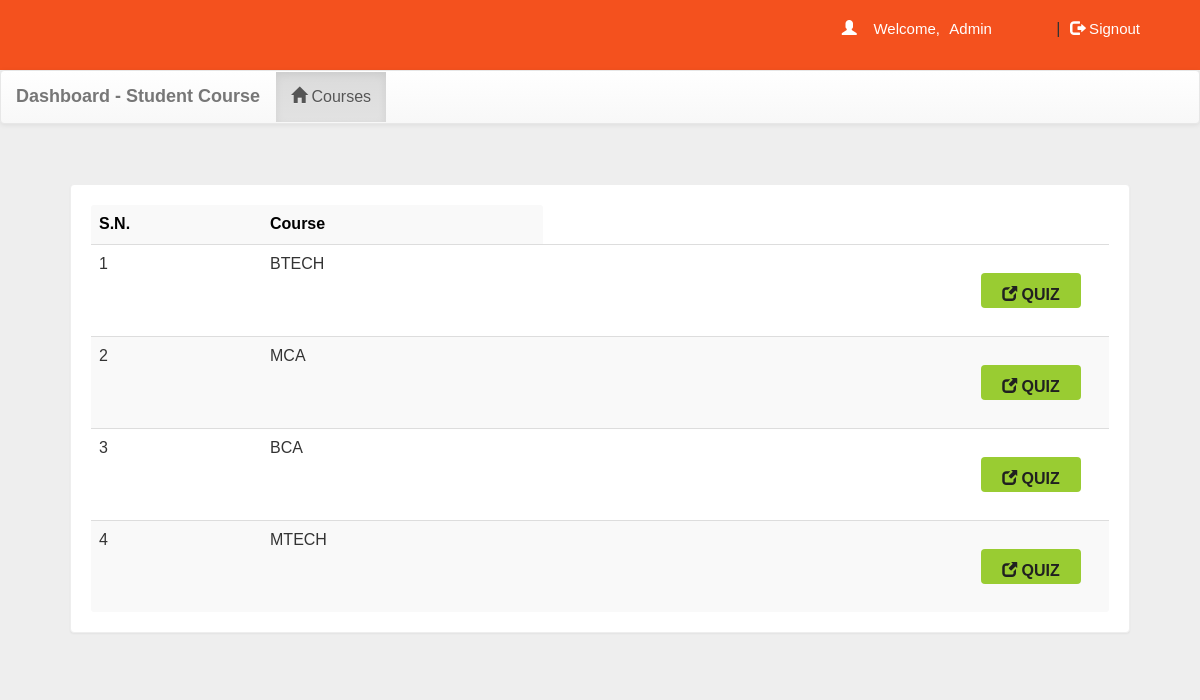
/course.php?q=1 (signed in), run on the app's committed database.
### tables this page shows
CREATE TABLE `courses` (
    `id` text NOT NULL,
    `course` varchar(50) NOT NULL
  );

### course.php (the view, shortened to what this page needs)
<!DOCTYPE html PUBLIC "-//W3C//DTD XHTML 1.0 Transitional//EN" "http://www.w3.org/TR/xhtml1/DTD/xhtml1-transitional.dtd">
<html xmlns="http://www.w3.org/1999/xhtml">
<head>
<link  rel="stylesheet" href="css/bootstrap.min.css"/>
 <link  rel="stylesheet" href="css/bootstrap-theme.min.css"/>
 <link rel="stylesheet" href="css/main.css">
 <link  rel="stylesheet" href="css/font.css">
</head>
<body>
<div class="header">
<div class="row" style="background-color:#f4511e;">
<div class="col-md-4 col-md-offset-2">
 <?php
 include_once 'dbConnection.php';
  if(!(isset($_SESSION['email']))){
header("location:index.php");
}
else
{
$name = $_SESSION['name'];
echo '<span class="pull-right top title1" ><span class="log1"><span class="glyphicon glyphicon-user" aria-hidden="true"></span>&nbsp;&nbsp;&nbsp;&nbsp;Welcome,</span> <a href="account.php?q=1" class="log log1">'.$name.'</a>&nbsp;|&nbsp;<a href="logout.php?q=account.php" class="log"><span class="glyphicon glyphicon-log-out" aria-hidden="true"></span>&nbsp;Signout</button></a></span>';
}?>
</div>
</div></div>
<div class="bg">
<nav class="navbar navbar-default title1">
  <div class="container-fluid">
    <div class="navbar-header">
      <a class="navbar-brand" href="course.php?q=1"><b>Dashboard - Student Course</b></a>
    </div>
    <div class="collapse navbar-collapse" id="bs-example-navbar-collapse-1">
      <ul class="nav navbar-nav navbar left">
        <li <?php if(@$_GET['q']==1) echo'class="active"'; ?> ><a href="course.php?q=1"><span class="glyphicon glyphicon-home"></span>&nbsp;Courses<span class="sr-only">(current)</span></a></li>
  </ul>
      </div>
  </div>
</nav>
<div class="container">
<div class="row">
<div class="col-md-12">
<?php if(@$_GET['q']==1) {
$result = mysqli_query($con,"SELECT * FROM courses") or die('Error');
echo  '<div class="panel"><table class="table table-striped title1">
<tr style="color:black"><td><b>S.N.</b></td><td><b>Course</b></td></tr>';
$c=1;
while($row = mysqli_fetch_array($result)) {
  $course = $row['course'];
echo '<tr><td>'.$c++.'</td><td>'.$course.'&nbsp;</td>
<td><b><a href="account.php?q=1&course='.$course.'" class="pull-right btn sub1" style="background:#99cc32"><span class="glyphicon glyphicon-new-window" aria-hidden="true"></span>&nbsp;<span class="title1"><b>QUIZ</b></span></a></b></td>
  </tr>';
}
echo '</table></div>';
}?>
</div></div></div></div>
</body>
</html>

### css/main.css (style rules this page uses)
body { overflow-x:hidden; width:100%; font-size: 12px !important; font-family: Montserrat, sans-serif; background:#eee; min-height:550px; background-attachment:fixed; }
.bg { min-height:540px; }
.panel { border-color:#eee; margin:40px; padding:20px; font: 15px "Century Gothic", "Times Roman", sans-serif; }
.header { background:#f4511e; height:70px; }
.title1 { font: 16px "Century Gothic", "Times Roman", sans-serif; }
.sub1 { width:90px; color:#202020; background:orange; font-size:15px; height:35px; margin:20px; padding:10px; width:100px; }
.top { margin-top:20px; }
.log1 { font: 15px 'Montserrat', sans-serif; color:#fff; margin-left:10px; }
.log { margin:10px; margin-right:60px; margin-left:5px; color:#fff; text-decoration:none; font-size:20px; font-size:15px; }

### data on the page
courses: course "BTECH"
courses: course "MCA"
courses: course "BCA"
courses: course "MTECH"

### other printed values
$name "Admin"
